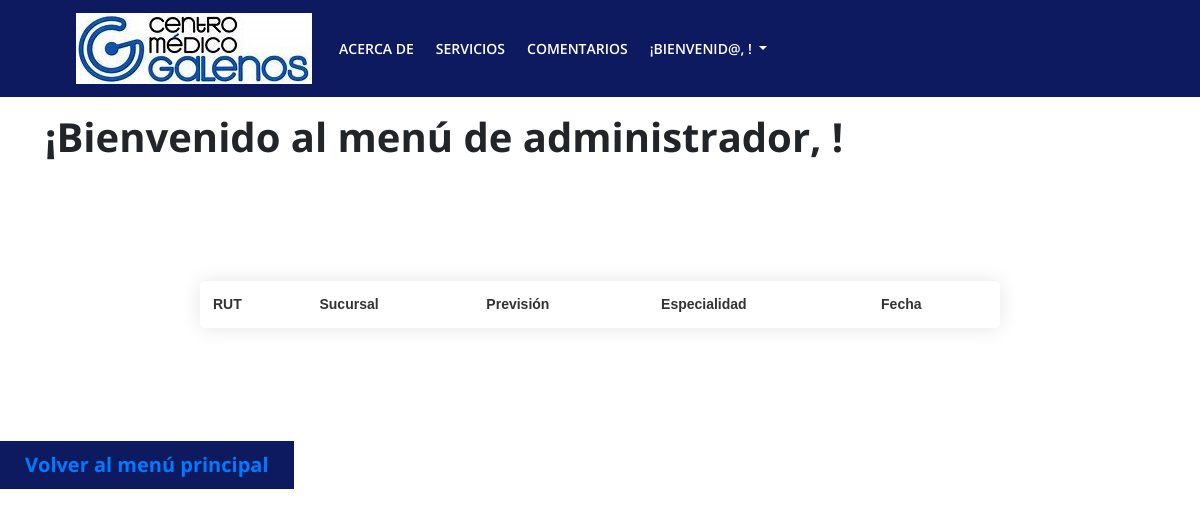
Page /reserva_del/1 on the earlier database version.
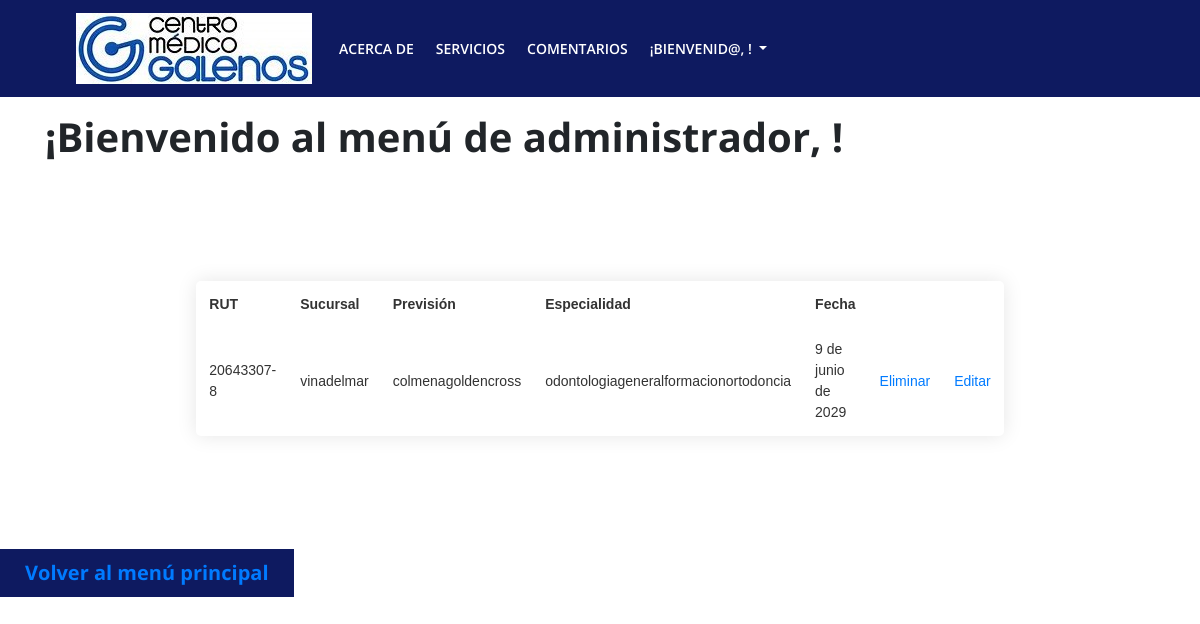
Same page on the later database version.
### core/models.py (models this page shows, shortened)
class Reserva(models.Model):
    rut = models.CharField(max_length=20)
    sucursal = models.CharField(max_length=100)
    prevision = models.CharField(max_length=100)
    especialidad = models.CharField(max_length=100)
    fecha = models.DateField()
    email = models.EmailField()
    class Meta:
        verbose_name = 'Reserva'
        verbose_name_plural = 'Reservas'

### core/views.py (the view)
# urls.py: path('reserva_del/<str:pk>', reserva_del, name='reserva_del'),
def reserva_del(request, pk):
    context = {}
    try:
        reserva = Reserva.objects.get(id=pk)  # Assuming 'id' is the primary key field of the Reserva model
        email = reserva.email
        reserva.delete()
        mensaje = "Bien, datos eliminados..."
        reservas = Reserva.objects.all()  # Retrieve the remaining reservations
        context = {'reservas': reservas, 'mensaje': mensaje}  # Update the context with the remaining reservations
        subject = 'Cancelación de Reserva'
        message = f"""
        Estimado/a,

        Lamentamos informarle que su reserva ha sido cancelada.

        Si tiene alguna pregunta o necesita más información, no dude en ponerse en contacto con nosotros.

        Atentamente,
        Tu Equipo de Reservas
        """
        recipient_list = [email]
        send_mail(subject, message, settings.EMAIL_HOST_USER, recipient_list)
    except Reserva.DoesNotExist:
        mensaje = "Error, reserva no existe..."
        reservas = Reserva.objects.all()  # Retrieve all reservations
        context = {'reservas': reservas, 'mensaje': mensaje}  # Update the context with all reservations
    return render(request, 'core/admin.html', context)

### core/templates/core/admin.html (shortened to what this page needs)
{% load static %}
<!DOCTYPE html>
<html>
<head>
	<link rel="stylesheet"
		href="https://cdnjs.cloudflare.com/ajax/libs/OwlCarousel2/2.3.4/assets/owl.carousel.min.css" />
	<link rel="stylesheet"
		href="https://cdnjs.cloudflare.com/ajax/libs/OwlCarousel2/2.3.4/assets/owl.theme.default.css" />
	<link rel="stylesheet" href="https://cdn.jsdelivr.net/npm/bootstrap@4.3.1/dist/css/bootstrap.min.css"
>
	<link rel="stylesheet" href="{% static '/css/style.css' %}">
</head>
<body>
	<header>
		<div class="container">
			<nav class="navbar navbar-expand-lg navbar-light">
				<div class="container-fluid">
					<a class="navbar-brand" href="{% url 'home' %}">
						<img src="{% static 'images/logoo.jpg' %}" alt="">
					</a>
					<div class="collapse navbar-collapse dropdown" id="navbarSupportedContent">
						<ul class="navbar-nav ms-auto mb-2 mb-lg-0">
							<li class="nav-item">
								<a class="nav-link" href="#about-section">Acerca de</a>
							</li>
							<li class="nav-item">
								<a class="nav-link" href="#services-section">Servicios</a>
							</li>
							<li class="nav-item">
								<a class="nav-link" href="#reviews-section">Comentarios</a>
							</li>
							<li class="nav-item dropdown">
								<a class="nav-link dropdown-toggle" id="navbardrop" data-toggle="dropdown">
								  ¡Bienvenid@, {{user.first_name}} {{user.last_name}}!
								</a>
							  </li>
						</ul>
					</div>
				</div>
			</nav>
		</div>
	</header>
<br><br><br><br><br>
    <div class="container">
        <h1>¡Bienvenido al menú de administrador, {{user.first_name}}!</h1>
    </div>
<br><br><br><br><br>
    <table>
        <tr>
            <th>RUT</th>
            <th>Sucursal</th>
            <th>Previsión</th>
            <th>Especialidad</th>
            <th>Fecha</th>
        </tr>
        {% for reserva in reservas %}
        <tr>
            <td>{{reserva.rut}}</td>
            <td>{{reserva.sucursal}}</td>
            <td>{{reserva.prevision}}</td>
            <td>{{reserva.especialidad}}</td>
            <td>{{reserva.fecha}}</td>
			<td><a href="{% url 'reserva_del' pk=reserva.id %}">Eliminar</a></td>
			<td><a href="{% url 'reserva_edit' pk=reserva.id %}">Editar</a></td>
        </tr>
        {% endfor %}
    </table>
<br><br><br><br><br>
    <button type="button" class="btn btn-primary"><a href="{% url 'home' %}">Volver al menú principal</a></button>

### static/css/style.css (style rules this page uses)
:root { --bg-primary:#0e1a60; --color-primary:#0e1a60; }
body { font-family: 'Open Sans', sans-serif; margin: 0px; padding: 0px; font-size: 15px; }
a, a:hover, a:focus { text-decoration: none; }
ul { margin: 0px; padding: 0px; }
li { list-style: none; }
img { max-width: 100%; }
h1, h2, h3, h4, h5, h6 { font-weight: 700; }
section, .container { position: relative; }
header { background: var(--bg-primary); position: absolute; width: 100%; z-index: 1; }
header .navbar-expand-lg .navbar-nav .nav-link { color: #FFF; font-size: 16px; font-weight: 600; text-transform: uppercase; padding: 10px 24px; }
.btn { padding: 8px 24px; border-radius: 0px; font-size: 20px; font-weight: 700; }
.btn-primary { background-color: var(--bg-primary); border-color: var(--bg-primary); }
@media (min-width:992px) and (max-width:1400px) { header .navbar-expand-lg .navbar-nav .nav-link { padding: 10px 11px; font-size: 14px; } }
table { border-collapse: collapse; width: 100%; max-width: 800px; margin: 0 auto; font-size: 14px; font-family: Arial, sans-serif; color: #333; border: 1px solid #ccc; border-radius: 5px; overflow: hidden; box-shadow: 0 0 20px rgba(0, 0, 0, 0.1); }
th { padding: 12px; font-weight: bold; }
td { padding: 12px; text-align: left; vertical-align: middle; border-bottom: 1px solid #f2f2f2; }

Differences in the rows shown:
added Reserva: rut "20643307-8", sucursal "vinadelmar", prevision "colmenagoldencross", especialidad "odontologiageneralformacionortodoncia", fecha "9 de junio de 2029"
